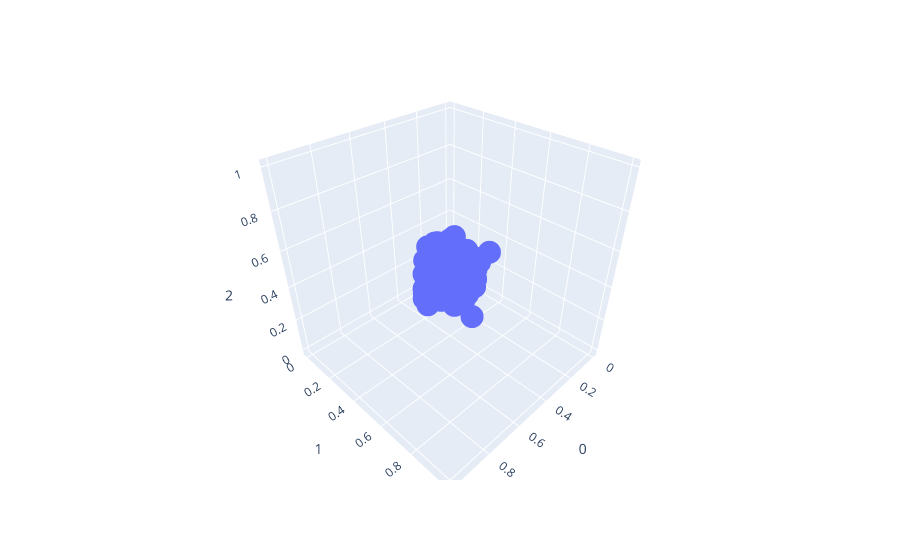

Write notebook code for a chart like this one.
### Code cell
import matplotlib.pyplot as plt
import pandas as pd

import plotly.express as px
import plotly.io as pio

res_df = pd.DataFrame(observations)
fig = px.scatter_3d(res_df, x=0, y=1, z=2)

pio.renderers.default = "vscode"
fig.show()

### Figure 1 — Plotly figure (JSON) as saved in the notebook; plotly's stock layout.template omitted (floating-point values rounded to 4 significant figures; data arrays with more than 128 entries replaced by an {"elided": "..."} marker saying what was removed)
{"data": [{"hovertemplate": "0=%{x}<br>1=%{y}<br>2=%{z}<extra></extra>", "legendgroup": "", "marker": {"color": "#636efa", "symbol": "circle"}, "mode": "markers", "name": "", "scene": "scene", "showlegend": false, "type": "scatter3d", "x": {"elided": "1500 float values"}, "y": {"elided": "1500 float values"}, "z": {"elided": "1500 float values"}}], "layout": {"legend": {"tracegroupgap": 0}, "margin": {"t": 60}, "scene": {"domain": {"x": [0, 1], "y": [0, 1]}, "xaxis": {"title": {"text": "0"}}, "yaxis": {"title": {"text": "1"}}, "zaxis": {"title": {"text": "2"}}}}}
